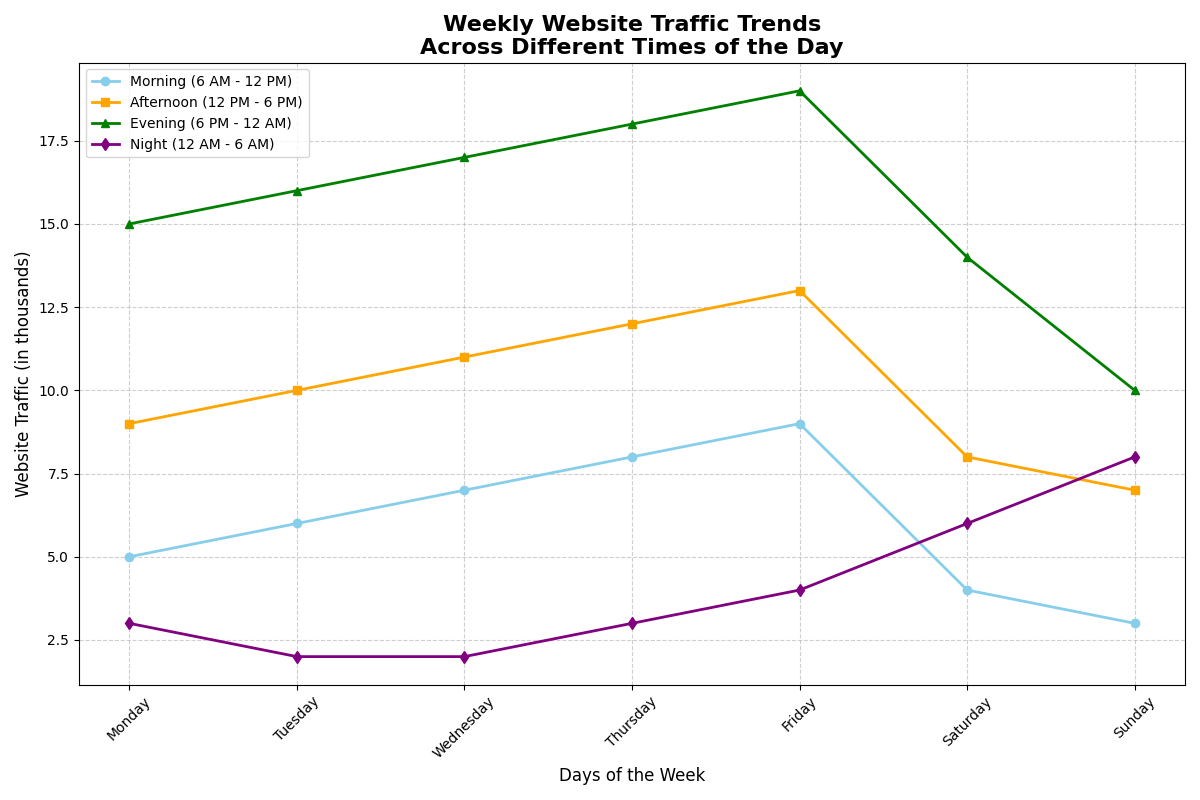

Source code (Python):
import numpy as np
import matplotlib.pyplot as plt

# Backstory: Monitoring the traffic trends on a popular website over different days of the week 
# and during various time slots each day.

# Days of Week
days = ['Monday', 'Tuesday', 'Wednesday', 'Thursday', 'Friday', 'Saturday', 'Sunday']

# Traffic data (in thousands) for different times of the day
morning_traffic = [5, 6, 7, 8, 9, 4, 3]     # 6 AM - 12 PM
afternoon_traffic = [9, 10, 11, 12, 13, 8, 7]  # 12 PM - 6 PM
evening_traffic = [15, 16, 17, 18, 19, 14, 10] # 6 PM - 12 AM
night_traffic = [3, 2, 2, 3, 4, 6, 8]       # 12 AM - 6 AM

# Creating a figure and axis
fig, ax = plt.subplots(figsize=(12, 8))

# Plotting the data
ax.plot(days, morning_traffic, label="Morning (6 AM - 12 PM)", color='skyblue', marker='o', linewidth=2)
ax.plot(days, afternoon_traffic, label="Afternoon (12 PM - 6 PM)", color='orange', marker='s', linewidth=2)
ax.plot(days, evening_traffic, label="Evening (6 PM - 12 AM)", color='green', marker='^', linewidth=2)
ax.plot(days, night_traffic, label="Night (12 AM - 6 AM)", color='purple', marker='d', linewidth=2)

# Adding labels
ax.set_xlabel('Days of the Week', fontsize=12)
ax.set_ylabel('Website Traffic (in thousands)', fontsize=12)
ax.set_title('Weekly Website Traffic Trends\nAcross Different Times of the Day', fontsize=16, fontweight='bold')

# Customizing ticks and grid
ax.set_xticks(range(len(days)), days)
ax.grid(True, linestyle='--', alpha=0.6)

# Rotating x-axis labels for better readability
plt.xticks(rotation=45)

# Adding a legend
ax.legend(loc='upper left', fontsize=10)

# Adjust layout to prevent overlap
plt.tight_layout()

# Display the plot
plt.show()
